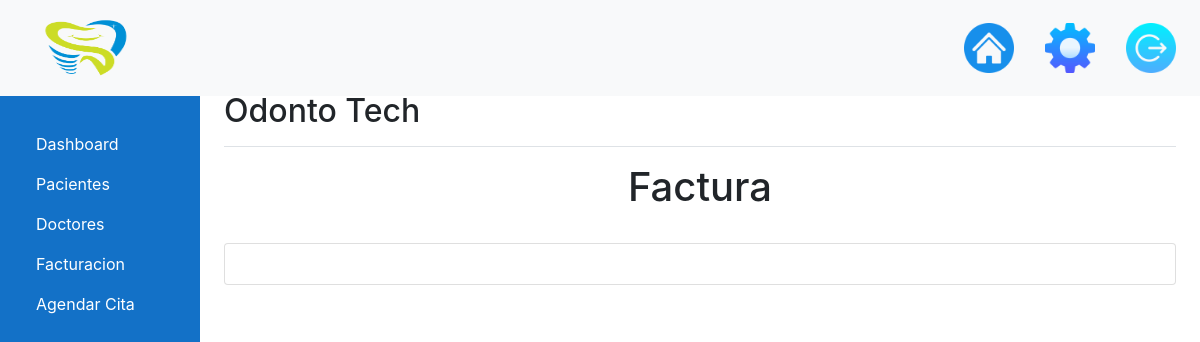
/Facturacion/facturacion/ (signed in), run on an earlier commit of the app's database.
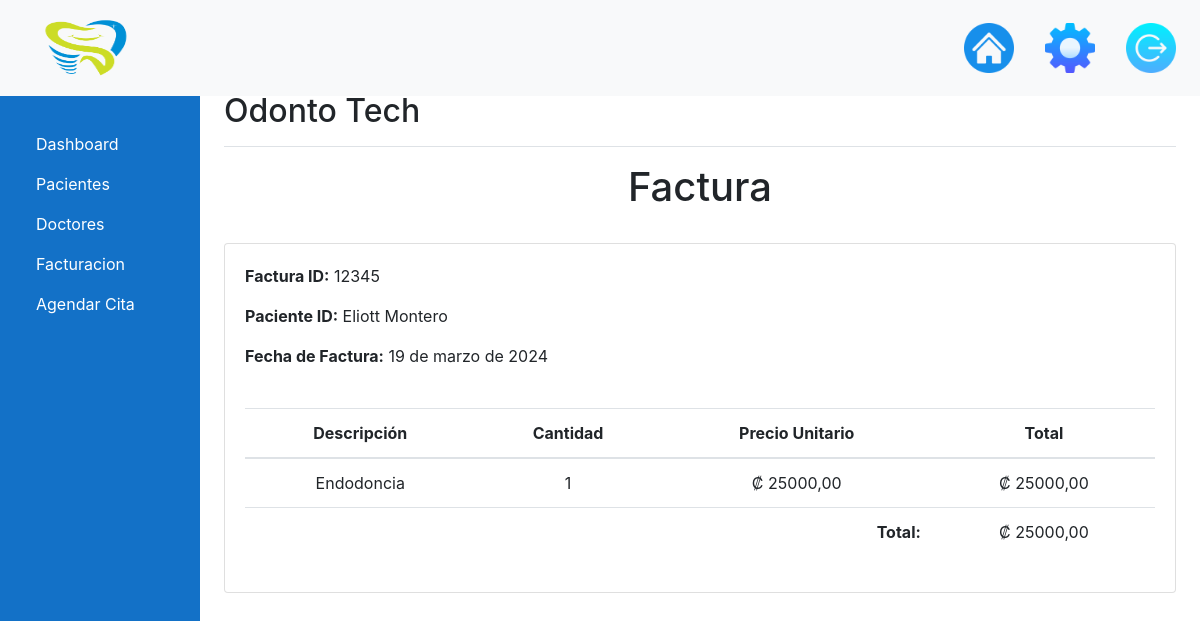
And on a later commit of the database.
### MetodosPago/models.py (models this page shows, shortened)
class Pagos(models.Model):
    PagosNombre = models.CharField(max_length=100, null=False, blank=False)
    Pagos_PacienteId = models.ForeignKey(Pacientes, on_delete=models.DO_NOTHING, null=False, blank=False)
    PagosFechaPago = models.DateField(null=False, blank=False)
    Pagos_Monto = models.DecimalField(null=False, blank=False, max_digits=10, decimal_places=2)
    PagosActivo = models.BooleanField(default=True)
    class Meta:
        verbose_name_plural = "Pagos"

### Pacientes/models.py (models this page shows)
class Pacientes(models.Model):
    id = models.AutoField(primary_key=True)
    PacientesNombre = models.CharField(max_length=100, null=False, blank=False, verbose_name="Nombre")
    PacientesApellido = models.CharField(max_length=100, null=False, blank=False, verbose_name="Apellidos")
    PacientesDireccion = models.CharField(max_length=100, null=False, blank=False, verbose_name="Dirección")
    PacientesTelefono = models.CharField(max_length=10, null=False, blank=False, verbose_name="Teléfono")
    PacientesEmail = models.CharField(max_length=100, null=False, blank=False, verbose_name="Email")
    PacientesEmailNormalizado = models.CharField(max_length=100, null=False, blank=False, verbose_name="Email Normalizado")
    PacientesActivo = models.BooleanField(default=True, verbose_name="Activo")
    def __str__(self):
        return self.PacientesNombre + " " + self.PacientesApellido
    class Meta:
        verbose_name_plural = "Pacientes"

### MetodosPago/views.py (the view)
# urls.py: path("facturacion/", views.facturacion_list, name='lista_facturas'),
def facturacion_list(request):
    Pagos = models.Pagos.objects.all()
    total = 0
    for pago in Pagos:
        total =+ pago.Pagos_Monto
    return render(request, 'facturacion.html', {'Pagos': Pagos, 'total': total})

### templates/facturacion.html
{% extends 'base.html' %}
{% block content %}
        <div class="row">
            <div class="col-12 text-center mb-4">
                <h1>Factura</h1>
            </div>
        </div>
        <div class="row">
            <div class="col-12">
                <div class="card">
                    <div class="card-body">
                        <div class="row">
                            {% for f in Pagos %}
                            <div class="col-md-6">
                                <p><strong>Factura ID:</strong> 12345</p>
                                <p><strong>Paciente ID:</strong> {{ f.Pagos_PacienteId }}</p>
                                <p><strong>Fecha de Factura:</strong> {{ f.PagosFechaPago }}</p>
                            </div>
                        </div>
                        <table class="table mt-4">
                            <thead>
                                <tr>
                                    <th>Descripción</th>
                                    <th>Cantidad</th>
                                    <th>Precio Unitario</th>
                                    <th>Total</th>
                                </tr>
                            </thead>
                            <tbody>
                                <tr>
                                    <td>{{ f.PagosNombre }}</td>
                                    <td>{{ f.Pagos_PacienteId_id }}</td>
                                    <td>₡ {{ f.Pagos_Monto }}</td>
                                    <td>₡ {{ f.Pagos_Monto }}</td>
                                </tr>
                            </tbody>
                            <tfoot>
                                <tr>
                                    <td colspan="3" style="text-align: right;"><strong>Total:</strong></td>
                                    <td>₡ {{ f.Pagos_Monto }}</td>
                                </tr>
                            </tfoot>
                        </table>
                        {% endfor %}
                    </div>
                </div>
            </div>
        </div>
{% endblock %}

What changed in the data, as far as the page shows it:
added Pagos: Pagos_PacienteId "Eliott Montero", PagosFechaPago "19 de marzo de 2024", PagosNombre "Endodoncia", Pagos_PacienteId_id "1", Pagos_Monto "25000,00"
